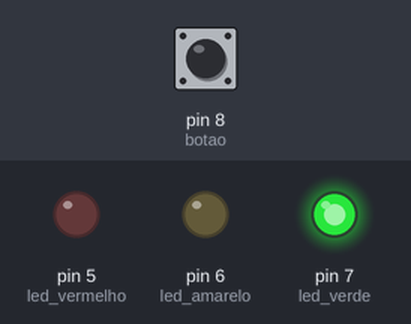
This sketch was run on a simulated Arduino Uno, built with avr-gcc and run on an emulated ATmega328P. On the bench: output pins drawn as LEDs (lit = HIGH). Inputs (shaded band) come from the test bench; at power-on: pin 8 (botao) LOW.

Above: at 1.2 s.
1.3 s: pin 8 (botao) pulled HIGH for 0.15 s
At 1.37 s:
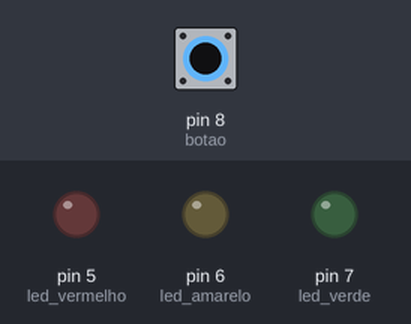
2.9 s: pin 8 (botao) pulled HIGH for 3.2 s
At 7.3 s:
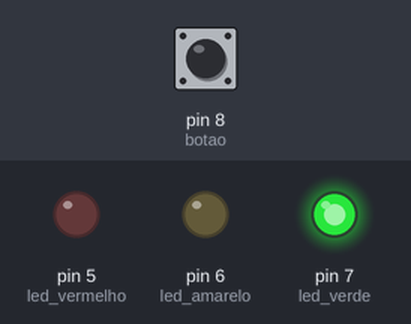
Timing chart, 0 to 8.8 s (numbered marks = the images above; inputs shaded):
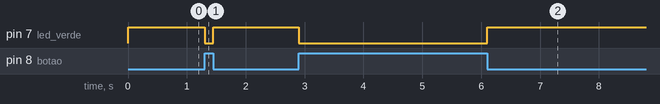

Measured:
- after the input at 1.3 s, pin 7 (led_verde): HIGH → LOW at once, → HIGH 0.15 s later
- after the input at 2.9 s, pin 7 (led_verde): HIGH → LOW at once, → HIGH 3.2 s later

The sketch:

teste_farol.ino
```cpp
int led_verde = 7;
int led_amarelo = 6;
int led_vermelho = 5;


int botao = 8;

int estadobotao = LOW;
int ultimoestadobotao = LOW;
int ultimoestadoled = LOW;
int ultimoestadoled_verde = LOW;
int estadoled = LOW;

void setup() {
  // put your setup code here, to run once:

  pinMode (led_verde, OUTPUT);
  pinMode (led_amarelo, OUTPUT);
  pinMode (led_vermelho, OUTPUT);
  pinMode (botao, INPUT);


}

void loop() {
  // put your main code here, to run repeatedly:

  // for (int contador = 1; contador <= 3 ; contador++)
  //{

  estadobotao = digitalRead (botao);

  if (estadobotao == HIGH)
  {
    digitalWrite (led_verde, LOW);
  }
  else
  {
digitalWrite (led_verde,HIGH);
  }

  //digitalWrite (led_verde,HIGH);
  //ultimoestadoled = HIGH;
  // delay (7000);
  //digitalWrite (led_verde,LOW);
  //digitalWrite (led_amarelo, HIGH);
  // delay(2000);
  // digitalWrite (led_amarelo, LOW);
  // delay (2000);
  // digitalWrite (led_vermelho, HIGH);
  //  delay(5000);
  //  digitalWrite (led_vermelho, LOW);
  //delay (5000);
}
```
